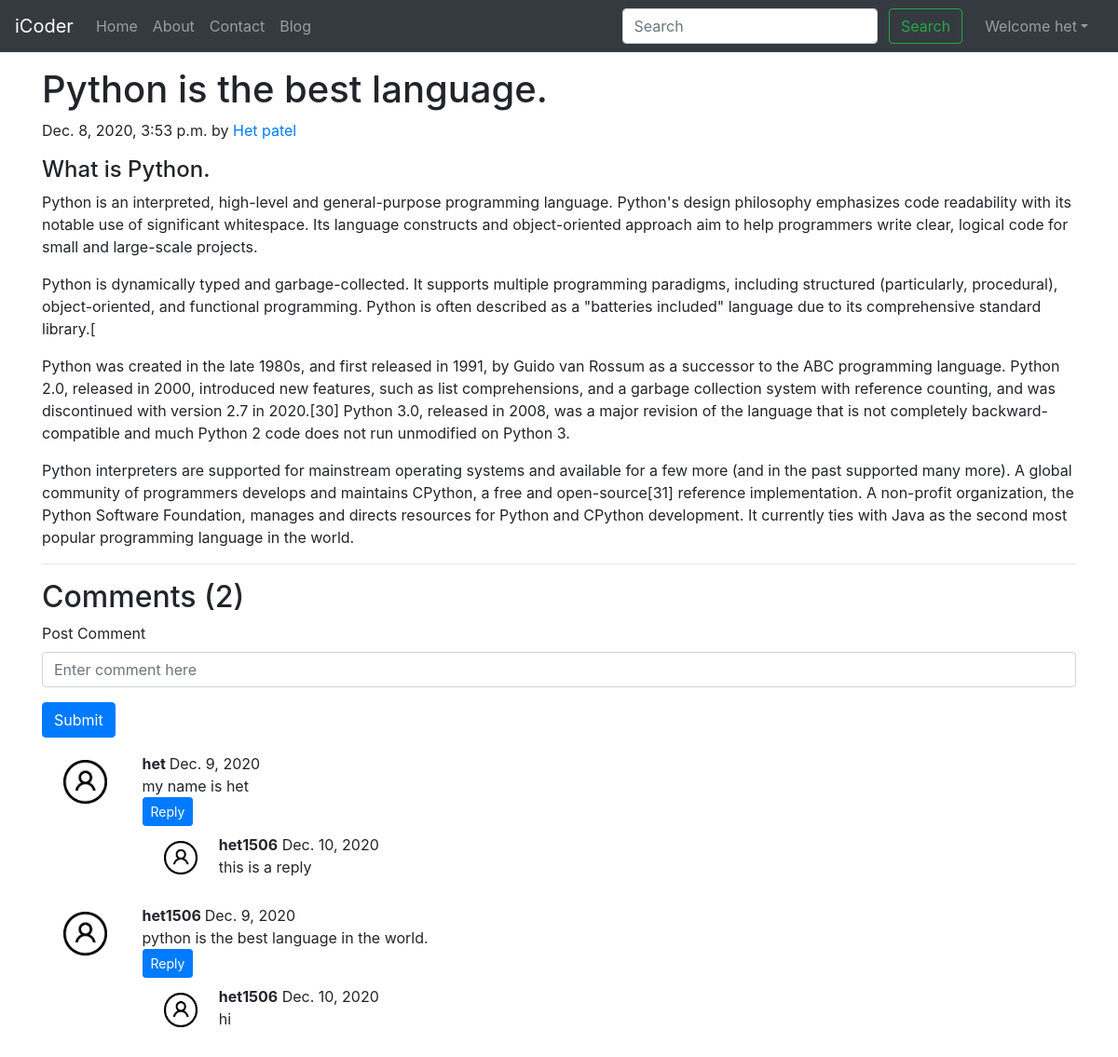
/blog/first-post/ (signed in), run on the app's committed database.
### blog/models.py (models this page shows, shortened)
class Post(models.Model):
    sno=models.AutoField(primary_key=True)
    title=models.CharField(max_length=255)
    author=models.CharField(max_length=14)
    slug=models.CharField(max_length=130)
    timeStamp=models.DateTimeField(blank=True)
    content=models.TextField()

class BlogComment(models.Model):
    sno = models.AutoField(primary_key=True)
    comment = models.TextField()
    user = models.ForeignKey(User,on_delete=models.CASCADE)
    post = models.ForeignKey(Post,on_delete=models.CASCADE)
    parent = models.ForeignKey('self',on_delete=models.CASCADE,null=True)
    timestamp = models.DateField(default=now)

### blog/views.py (the view)
# urls.py: path('<str:slug>/', views.blogpost, name='blogpost'),
def blogpost(request, slug):
    post=Post.objects.filter(slug=slug).first()
    comments = BlogComment.objects.filter(post=post, parent=None)
    replies = BlogComment.objects.filter(post=post).exclude(parent = None)
    replyDict = {}
    for reply in replies:
        if reply.parent.sno not in replyDict.keys():
            replyDict[reply.parent.sno]= [reply]
        else:
            replyDict[reply.parent.sno]=append(reply)
    context={"post":post, 'comments': comments, 'user': request.user, 'replyDict': replyDict}
    return render(request, "blog/blogpost.html", context)

### blog/templatetags/extras.py (called while the page is built)
@register.filter(name = 'get_val')
def get_val(dict,key):
    return dict.get(key)

### templates/blog/blogpost.html (shortened to what this page needs)
{% extends 'base.html' %}
{% block body %}
{% load humanize %}
{% load extras %}
<div class="container my-3">
    <h2 class="blog-post-title">{{post.title|safe}}</h2>
    <p class="blog-post-meta">{{post.timeStamp}} by <a href="/about">{{post.author|safe}}</a></p>
    <p>{{post.content|safe}}</p>
    <hr>
</div>
<div class="container">
    <h2> Comments ({{comments.count}}) </h2>
    <div class="my-2">
        {% if user.is_authenticated %}
        <form action="/blog/postComment" method="post">
            <div class="form-group">
                <label for="exampleInputEmail1">Post Comment </label>
                <input type="text" class="form-control" name="comment" placeholder="Enter comment here">
            </div>
            <button type="submit" class="btn btn-primary">Submit</button>
        </form>
        {% else %}
        Please login to post a comment
        {% endif %}
    </div>
    {% for comment in comments %}
    <div class="row my-3 mx-0">
        <div class="col-md-1  ">
            <img class="rounded mx-auto d-block w-100 p-2" src="/static/img/user.png" alt="user">
        </div>
        <div class="col-md-11 ">
            <b> {{comment.user.username}} </b> {{comment.timestamp}}
            <div> {{comment.comment}} </div>
            <div class="reply mx-0">
          {% if user.is_authenticated %}
                <button class="btn btn-sm btn-primary" type="button" data-toggle="collapse"
                    data-target="#replyBox{{comment.sno}}" aria-expanded="false"
                    aria-controls="replyBox{{comment.sno}}">
                    Reply
                </button>
            {% else %}
                <button class="btn btn-sm btn-primary mt-2" type="button" data-toggle="collapse"
                    data-target="#replyBox{{comment.sno}}" aria-expanded="false"
                    aria-controls="replyBox{{comment.sno}}" disabled>
                    Login to Reply
                </button>
             {% endif %}
                <div class="replies my-2">
                    {% for reply in replyDict|get_val:comment.sno %}
                    <div class="row my-2 mx-0">
                        <div class="col-md-1">
                           <img class="rounded mx-auto d-block w-100 p-2" src="/static/img/user.png" alt="user">
                        </div>
                        <div class="col-md-11 p-0">
                        <b>{{reply.user.username}}</b>  {{reply.timestamp}}
                           <div> {{reply.comment}} </div>
                        </div>
                        <br>
                    </div>
                    {% endfor %}
                </div>
            </div>
        </div>
    </div>
    {% endfor %}
</div>
{% endblock %}

### templates/base.html (shortened to what this page needs)
<!doctype html>
<html lang="en">
  <head>
    <link rel="stylesheet" href="https://stackpath.bootstrapcdn.com/bootstrap/4.5.2/css/bootstrap.min.css">
  </head>
  <body>
    <nav class="navbar navbar-expand-lg navbar-dark bg-dark">
        <a class="navbar-brand" href="/">iCoder</a>
        <div class="collapse navbar-collapse" id="navbarSupportedContent">
          <ul class="navbar-nav mr-auto">
            <li class="nav-item {% block homeactive %}  {% endblock homeactive %}">
              <a class="nav-link" href="/">Home <span class="sr-only">(current)</span></a>
            </li>
            <li class="nav-item {% block aboutactive %}  {% endblock aboutactive %}" >
              <a class="nav-link" href="/about">About</a>
            </li>
            <li class="nav-item {% block contactactive %}  {% endblock contactactive %} ">
              <a class="nav-link" href="/contact">Contact</a>
            </li>
            <li class="nav-item {% block blogactive %}  {% endblock blogactive %} ">
              <a class="nav-link" href="/blog">Blog</a>
            </li>
          </ul>
          <div class="ml-auto form-inline ">
          <form method="get" action="/search"class="my-2 my-lg-0 mx-3">
            <input class="form-control mr-sm-2" type="search" placeholder="Search" aria-label="Search" name="query" id="query">
            <button class="btn btn-outline-success my-2 my-sm-0 " type="submit">Search</button>
          </form>
{% if user.is_authenticated %}
<ul class="navbar-nav mr-2">
<li class="nav-item dropdown">
<a class="nav-link dropdown-toggle" href='#' id="navbarDropdown" role="button" data-toggle="dropdown"> Welcome {{request.user}}</a>
      </li>
      </ul>
      </div>
{% endif %}
        </div>
      </nav>
      {% block body %}  {% endblock body %}
  </body>
</html>

### data on the page
Post: title "Python is the best language.", timeStamp "Dec. 8, 2020, 3:53 p.m.", author "Het patel", content "What is Python. Python is an interpreted, high-level and general-purpose programming language. Python's design philosophy emphasizes code readability with its notable use of significant whitespace. Its language constructs and object-oriented approach aim to help programmers write clear, logical code for small and large-scale projects. Python is dynamically typed and garbage-collected. It supports multiple programming paradigms, including structured (particularly, procedural), object-oriented, and functional programming. Python is often described as a \"batteries included\" language due to its comprehensive standard library.[ Python was created in the late 1980s, and first released in 1991, by…"
BlogComment: user.username "het", timestamp "Dec. 9, 2020", comment "my name is het"
BlogComment: user.username "het1506", timestamp "Dec. 10, 2020", comment "this is a reply"
BlogComment: user.username "het1506", timestamp "Dec. 9, 2020", comment "python is the best language in the world."
BlogComment: user.username "het1506", timestamp "Dec. 10, 2020", comment "hi"

### other printed values
{{ request.user }} "het"
{{ comments.count }} "2"
